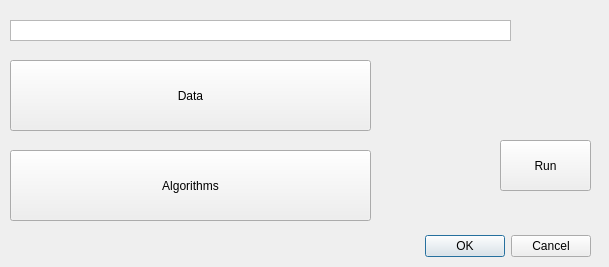
<?xml version="1.0" encoding="UTF-8"?>
<ui version="4.0">
 <class>ReedCanaryProjectDialogBase</class>
 <widget class="QDialog" name="ReedCanaryProjectDialogBase">
  <property name="geometry">
   <rect>
    <x>0</x>
    <y>0</y>
    <width>609</width>
    <height>267</height>
   </rect>
  </property>
  <property name="windowTitle">
   <string>Reed Canary Project</string>
  </property>
  <widget class="QDialogButtonBox" name="button_box">
   <property name="geometry">
    <rect>
     <x>250</x>
     <y>230</y>
     <width>341</width>
     <height>32</height>
    </rect>
   </property>
   <property name="orientation">
    <enum>Qt::Horizontal</enum>
   </property>
   <property name="standardButtons">
    <set>QDialogButtonBox::Cancel|QDialogButtonBox::Ok</set>
   </property>
  </widget>
  <widget class="QPushButton" name="pushButton">
   <property name="geometry">
    <rect>
     <x>10</x>
     <y>60</y>
     <width>361</width>
     <height>71</height>
    </rect>
   </property>
   <property name="styleSheet">
    <string notr="true">font: 20pt &quot;MS Shell Dlg 2&quot;;</string>
   </property>
   <property name="text">
    <string>Data</string>
   </property>
  </widget>
  <widget class="QPushButton" name="pushButton_2">
   <property name="geometry">
    <rect>
     <x>10</x>
     <y>150</y>
     <width>361</width>
     <height>71</height>
    </rect>
   </property>
   <property name="styleSheet">
    <string notr="true">font: 20pt &quot;MS Shell Dlg 2&quot;;</string>
   </property>
   <property name="text">
    <string>Algorithms</string>
   </property>
  </widget>
  <widget class="QPushButton" name="pushButton_3">
   <property name="geometry">
    <rect>
     <x>500</x>
     <y>140</y>
     <width>91</width>
     <height>51</height>
    </rect>
   </property>
   <property name="styleSheet">
    <string notr="true">font: 20pt &quot;MS Shell Dlg 2&quot;;</string>
   </property>
   <property name="text">
    <string>Run</string>
   </property>
  </widget>
  <widget class="QListView" name="listView">
   <property name="geometry">
    <rect>
     <x>10</x>
     <y>20</y>
     <width>501</width>
     <height>21</height>
    </rect>
   </property>
  </widget>
 </widget>
 <resources/>
 <connections>
  <connection>
   <sender>button_box</sender>
   <signal>accepted()</signal>
   <receiver>ReedCanaryProjectDialogBase</receiver>
   <slot>accept()</slot>
   <hints>
    <hint type="sourcelabel">
     <x>160</x>
     <y>260</y>
    </hint>
    <hint type="destinationlabel">
     <x>20</x>
     <y>20</y>
    </hint>
   </hints>
  </connection>
  <connection>
   <sender>button_box</sender>
   <signal>rejected()</signal>
   <receiver>ReedCanaryProjectDialogBase</receiver>
   <slot>reject()</slot>
   <hints>
    <hint type="sourcelabel">
     <x>160</x>
     <y>260</y>
    </hint>
    <hint type="destinationlabel">
     <x>20</x>
     <y>20</y>
    </hint>
   </hints>
  </connection>
 </connections>
</ui>
